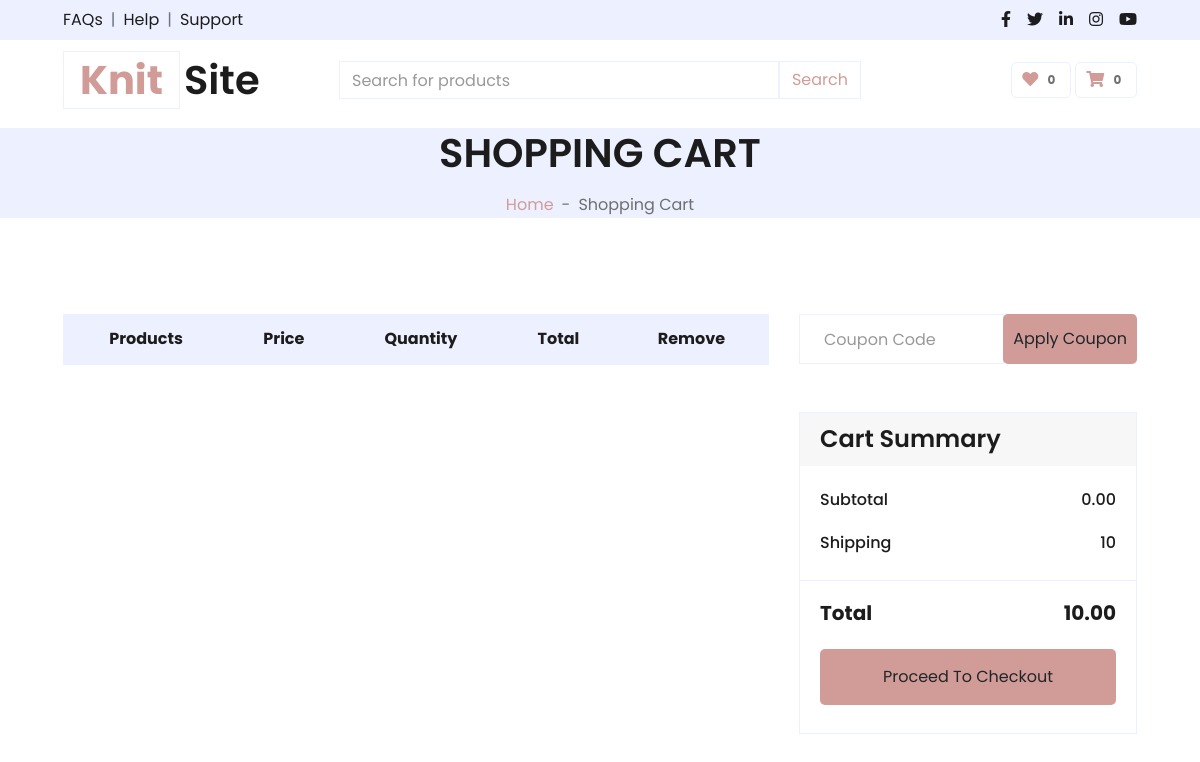
The page /cart/cart.php (signed in) on the database as committed earlier.
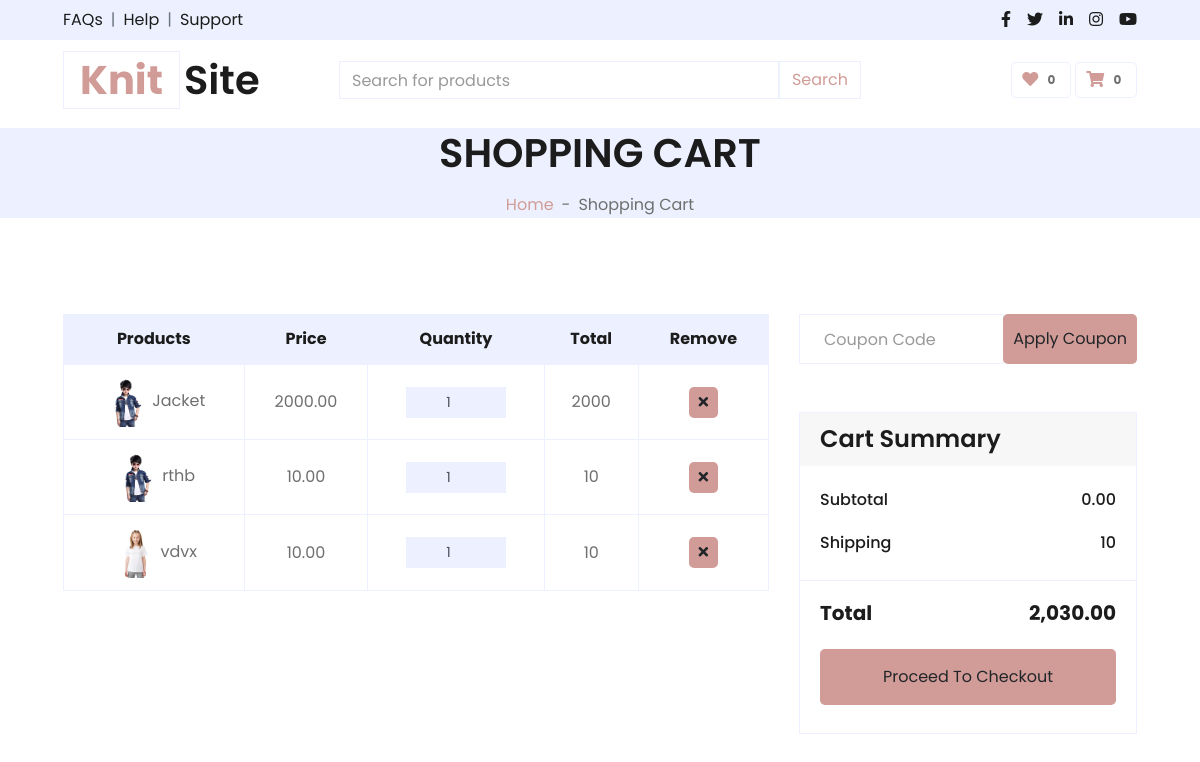
The same page on the database as committed later.
### tables this page shows
CREATE TABLE `cart` (
  `id` int(11) NOT NULL,
  `user_id` int(11) NOT NULL,
  `product_id` int(11) NOT NULL,
  `quantity` int(11) NOT NULL,
  `price` decimal(10,2) NOT NULL,
  `created_at` timestamp NOT NULL DEFAULT current_timestamp()
);

CREATE TABLE `products` (
  `id` int(11) NOT NULL,
  `name` varchar(255) NOT NULL,
  `description` text DEFAULT NULL,
  `price` decimal(10,2) NOT NULL,
  `brand_name` varchar(255) DEFAULT NULL,
  `category` varchar(255) DEFAULT NULL,
  `image_path` varchar(255) DEFAULT NULL,
  `add_date` timestamp NOT NULL DEFAULT current_timestamp(),
  `status` int(1) DEFAULT 1,
  `SID` int(11) DEFAULT NULL,
  `quantity` int(11) DEFAULT NULL
);

### cart/cart.php (the view, shortened to what this page needs)
<?php
include_once '../head.php' ?>
<!DOCTYPE html>
<html lang="en">
<body>
  <?php include_once '../header.php';
  ?>
  <div class="container-fluid bg-secondary mb-5">
    <div class="d-flex flex-column align-items-center justify-content-center" style="min-height: 90px">
      <h1 class="font-weight-semi-bold text-uppercase mb-3">Shopping Cart</h1>
      <div class="d-inline-flex">
        <p class="m-0"><a href="../HomePage.php">Home</a></p>
        <p class="m-0 px-2">-</p>
        <p class="m-0">Shopping Cart</p>
      </div>
    </div>
  </div>
  <?php
  if (isset($_SESSION["SellerUserID"])) {
    $customer_id = $_SESSION["SellerUserID"];
  } else {
    $customer_id = $_SESSION["CustomerUserID"];
  }
  $conn = new mysqli("localhost", "root", "", "knitsite");
  $sql = "SELECT c.id, c.quantity, c.price, p.name AS product_name, p.image_path
    FROM cart c
    JOIN products p ON c.product_id = p.id WHERE c.user_id = $customer_id";
  $result = $conn->query($sql);
  ?>
  <div class="container-fluid pt-5">
    <div class="row px-xl-5">
      <div class="col-lg-8 table-responsive mb-5">
        <table class="table table-bordered text-center mb-0">
          <thead class="bg-secondary text-dark">
            <tr>
              <th>Products</th>
              <th>Price</th>
              <th>Quantity</th>
              <th>Total</th>
              <th>Remove</th>
            </tr>
          </thead>
          <tbody class="align-middle">
            <?php
            if ($result->num_rows > 0) {
              while ($row = $result->fetch_assoc()) {
                echo "<tr>";
                echo "<td class='align-middle'><img src='../seller/" . $row['image_path'] . "' alt='' style='width: 50px;'>" . $row['product_name'] . "</td>";
                echo "<td class='align-middle'>" . $row['price'] . "</td>";
                echo "<td class='align-middle'>";
                echo "<div class='input-group quantity mx-auto' style='width: 100px;'>";
                echo "<input type='number' min='1' class='form-control form-control-sm bg-secondary text-center' name='quantity' value='" . $row['quantity'] . "' id='quantity_" . $row['id'] . "' data-price='" . $row['price'] . "'>";
                echo "</div>";
                echo "</td>";
                echo "<td class='align-middle total'>" . ($row['price'] * $row['quantity']) . "</td>";
                echo "<td class='align-middle'><a class='btn btn-sm btn-primary' href='delete_product.php?productId=" . $row['id'] . "'><i class='fa fa-times'></i></a></td>";
                echo "</tr>";
              }
            }
            ?>
          </tbody>
        </table>
      </div>
      <div class="col-lg-4">
        <form class="mb-5" action="">
          <div class="input-group">
            <input type="text" class="form-control p-4" placeholder="Coupon Code">
            <div class="input-group-append">
              <button class="btn btn-primary">Apply Coupon</button>
            </div>
          </div>
        </form>
        <?php
        if (isset($_SESSION["SellerUserID"])) {
          $customer_id = $_SESSION["SellerUserID"];
        } else {
          $customer_id = $_SESSION["CustomerUserID"];
        }
        $conn = new mysqli("localhost", "root", "", "knitsite");
        $sql = "SELECT c.id, c.quantity, c.price, p.name AS product_name, p.image_path
    FROM cart c
    JOIN products p ON c.product_id = p.id WHERE c.user_id = $customer_id";
        $result = $conn->query($sql);
        $totalAmount = 0;
        if ($result->num_rows > 0) {
          while ($row = $result->fetch_assoc()) {
            $totalAmount += ($row['price'] * $row['quantity']);
          }
        }
        $shippingCost = 10;
        $totalAmount += $shippingCost;
        ?>
        <div class="card border-secondary mb-5">
          <div class="card-header bg-seconda  ry border-0">
            <h4 class="font-weight-semi-bold m-0">Cart Summary</h4>
          </div>
          <div class="card-body">
            <div class="d-flex justify-content-between mb-3 pt-1">
              <h6 class="font-weight-medium">Subtotal</h6>
              <h6 class="font-weight-medium" id="subtotal">0.00</h6>
            </div>
            <div class="d-flex justify-content-between">
              <h6 class="font-weight-medium">Shipping</h6>
              <h6 class="font-weight-medium"><?php echo $shippingCost; ?></h6>
            </div>
          </div>
          <div class="card-footer border-secondary bg-transparent">
            <div class="d-flex justify-content-between mt-2">
              <h5 class="font-weight-bold">Total</h5>
              <h5 class="font-weight-bold" id="total" name="total"><?php echo number_format($totalAmount, 2); ?></h5>
            </div>
            <button id="rzp-button1" class="btn btn-block btn-primary my-3 py-3 rzp-button1">Proceed To Checkout</button>
          </div>
        </div>
</body>
</html>

### head.php (shortened to what this page needs)
<!DOCTYPE html>
<html lang="en">
<head>
    <link href="https://cdnjs.cloudflare.com/ajax/libs/font-awesome/5.10.0/css/all.min.css" rel="stylesheet">
    <link href="lib/owlcarousel/assets/owl.carousel.min.css" rel="stylesheet">
    <link href="../css/style.css" rel="stylesheet">
    <link rel="stylesheet" href="https://code.jquery.com/ui/1.13.0/themes/base/jquery-ui.css">
</head>

### header.php (shortened to what this page needs)
<div class="container-fluid">
    <div class="row bg-secondary py-2 px-xl-5">
        <div class="col-lg-6 d-none d-lg-block">
            <div class="d-inline-flex align-items-center">
                <a class="text-dark" href="">FAQs</a>
                <span class="text-muted px-2">|</span>
                <a class="text-dark" href="">Help</a>
                <span class="text-muted px-2">|</span>
                <a class="text-dark" href="">Support</a>
            </div>
        </div>
        <div class="col-lg-6 text-center text-lg-right">
            <div class="d-inline-flex align-items-center">
                <a class="text-dark px-2" href="">
                    <i class="fab fa-facebook-f"></i>
                </a>
                <a class="text-dark px-2" href="">
                    <i class="fab fa-twitter"></i>
                </a>
                <a class="text-dark px-2" href="">
                    <i class="fab fa-linkedin-in"></i>
                </a>
                <a class="text-dark px-2" href="">
                    <i class="fab fa-instagram"></i>
                </a>
                <a class="text-dark pl-2" href="">
                    <i class="fab fa-youtube"></i>
                </a>
            </div>
        </div>
    </div>
    <div class="row align-items-center py-3 px-xl-5">
        <div class="col-lg-3 d-none d-lg-block">
            <a href="" class="text-decoration-none">
                <h1 class="m-0 display-5 font-weight-semi-bold"><span class="text-primary font-weight-bold border px-3 mr-1">Knit</span>Site</h1>
            </a>
        </div>
        <div class="col-lg-6 col-6 text-left">
            <form id="search-form">
                <div class="input-group">
                    <input type="text" class="form-control" id="search" placeholder="Search for products">
                    <input class="input-group-text bg-transparent text-primary" type="submit" value="Search">
                </div>
            </form>
        </div>
        <div class="col-lg-3 col-6 text-right">
            <a href="" class="btn border">
                <i class="fas fa-heart text-primary"></i>
                <span class="badge">0</span>
            </a>
            <a  class="btn border" id="cart-btn" href="<?php if(isset($search)){echo'../cart/cart.php';} elseif(isset($cart)){echo'../cart/cart.php';} else{echo 'cart/cart.php';} ?>";>
                <i class="fas fa-shopping-cart text-primary"></i>
                <span class="badge"  id="cart-badge">0</span>
               </a>
        </div>
    </div>
</div>
<div class="container">
    <div class="row">
        <div class="col"></div>
        <div class="col">
            <div class=" dropdown-item" id="search-results"> </div>
        </div>
    </div>
</div>

### head.php (style rules this page uses)
.btn { padding: 5px 10px; border: none; border-radius: 5px; cursor: pointer; transition: background-color 0.3s; }

Rows that differ between the two databases and show on the page:
added cart: product.image_path (picture), product.name "Jacket", price "2000.00", quantity "1", $row['price'] * $row['quantity'] "2000"
added cart: product.image_path (picture), product.name "rthb", price "10.00", quantity "1", $row['price'] * $row['quantity'] "10"
added cart: product.image_path (picture), product.name "vdvx", price "10.00", quantity "1", $row['price'] * $row['quantity'] "10"
Other text that changed with them:
$totalAmount: "10.00" → "2,030.00"
